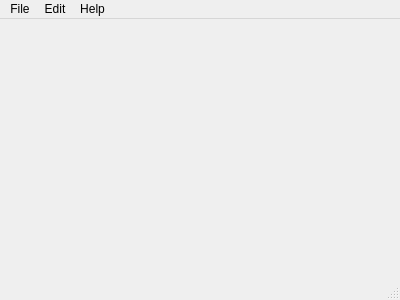
<?xml version="1.0" encoding="UTF-8"?>
<ui version="4.0">
 <class>MainWindow</class>
 <widget class="QMainWindow" name="MainWindow">
  <property name="geometry">
   <rect>
    <x>0</x>
    <y>0</y>
    <width>400</width>
    <height>300</height>
   </rect>
  </property>
  <property name="windowTitle">
   <string>MainWindow</string>
  </property>
  <widget class="QWidget" name="centralWidget"/>
  <widget class="QMenuBar" name="menuBar">
   <property name="geometry">
    <rect>
     <x>0</x>
     <y>0</y>
     <width>400</width>
     <height>25</height>
    </rect>
   </property>
   <widget class="QMenu" name="menuFile">
    <property name="title">
     <string>File</string>
    </property>
    <addaction name="actionConnect_to_Spiceworks"/>
    <addaction name="actionUpdate_Software"/>
    <addaction name="separator"/>
    <addaction name="actionExit"/>
   </widget>
   <widget class="QMenu" name="menuEdit">
    <property name="title">
     <string>Edit</string>
    </property>
    <addaction name="actionConnection"/>
   </widget>
   <widget class="QMenu" name="menuHelp">
    <property name="title">
     <string>Help</string>
    </property>
    <addaction name="actionAbout"/>
   </widget>
   <addaction name="menuFile"/>
   <addaction name="menuEdit"/>
   <addaction name="menuHelp"/>
  </widget>
  <widget class="QStatusBar" name="statusBar"/>
  <action name="actionConnect_to_Spiceworks">
   <property name="text">
    <string>Connect to Spiceworks</string>
   </property>
  </action>
  <action name="actionConnection">
   <property name="text">
    <string>Connection</string>
   </property>
  </action>
  <action name="actionUpdate_Software">
   <property name="text">
    <string>Update Software</string>
   </property>
  </action>
  <action name="actionAbout">
   <property name="checkable">
    <bool>false</bool>
   </property>
   <property name="text">
    <string>About...</string>
   </property>
  </action>
  <action name="actionExit">
   <property name="text">
    <string>Exit</string>
   </property>
  </action>
 </widget>
 <layoutdefault spacing="6" margin="11"/>
 <resources/>
 <connections/>
</ui>
